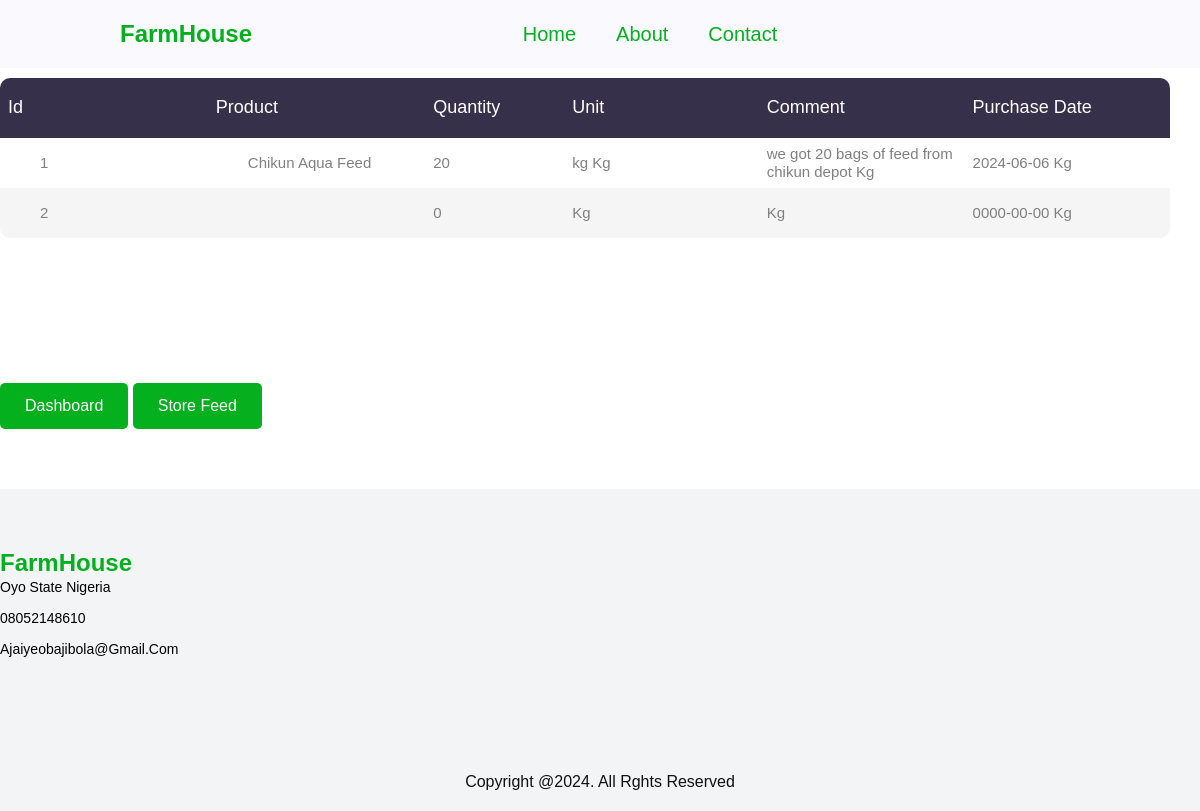
The page /admin/stockdisplay.php (signed in) on the database its author committed.
### tables this page shows
CREATE TABLE `feed_stock` (
  `id` int(11) NOT NULL,
  `product` varchar(250) NOT NULL,
  `quantity` int(100) NOT NULL,
  `unit` varchar(2) NOT NULL,
  `date` date NOT NULL,
  `comment` varchar(250) NOT NULL
);

### admin/stockdisplay.php (the view, shortened to what this page needs)
<?php
require_once "../config.php";
$sql = " SELECT id, product, unit, quantity, date, comment from feed_stock";
$stmt =  mysqli_prepare($link, $sql);
if($stmt) {
    mysqli_stmt_execute($stmt);
    $result  = mysqli_stmt_get_result($stmt);
    $farm = [];
    if ($result) {
        while ($row = mysqli_fetch_assoc($result)) {
            $farm[] = $row;
        }
    }
    else {
        echo "error" . mysqli_error($link);
    }
}
?>
    <!DOCTYPE html>
<html lang="en">
<head>
    <link rel="stylesheet" href="../style.css">
</head>
<body>
    <header>
        <a href="" class="logo">
            <h2>FarmHouse </h2>
        </a>
        <ul class="navmenu">
            <li><a href="../index.html">Home</a></li>
            <li><a href="">About</a></li>
            <li><a href="">Contact</a></li>
        </ul>
        <div class="nav-icon">
        <a href=""><i class="fa-solid fa-film"></i></a>
        </div>
    </header>
    <h4>Welcome Farmer <b><?php echo isset($_SESSION["email"]) ? htmlspecialchars($_SESSION["email"]) : "Unknown"; ?></b></h4>
<section>
        <div class="limiter">
            <div class="container-table100">
                <div class="wrap-table100">
                    <div class="table100">
                        <table>
                            <thead>
                            <tr class="table100-head">
                                    <th>Id</th>
                                    <th>Product </th>
                                    <th>Quantity</th>
                                    <th>Unit</th>
                                    <th>Comment</th>
                                    <th>Purchase Date</th>
                                </tr>
                            </thead>
                            <tbody>
                            <?php foreach($farm as $rows): ?>
                                <tr>
                                <td class="column1"> <?php echo ($rows['id']); ?></td>
                                <td class="column1"> <?php echo ($rows['product']); ?></td>
                                <td class="column2"> <?php echo ($rows['quantity']); ?></td>
                                <td class="column3"> <?php echo ($rows['unit']); ?> Kg</td>
                                <td class="column3"> <?php echo ($rows['comment']); ?> Kg</td>
                                <td class="column3"> <?php echo ($rows['date']); ?> Kg</td>
                            </tr>
                            <?php endforeach; ?>
                            </tbody>
                        </table>
                    </div>
                </div>
            </div>
        </div>
    </section>
    <section>
<a href="dashboard.php">
    <button class="formbold-btn">Dashboard</button>
</a>
<a href="feed_store.php">
    <button class="formbold-btn">Store Feed</button>
</a>
</section>
    <section class="contact">
        <div class="contact-info">
            <div class="first-info">
                <a href="" class="logo">
                    <h2>FarmHouse</h2>
                </a>
                <p>Oyo State Nigeria</p>
                <p>08052148610</p>
                <p>ajaiyeobajibola@gmail.com</p>
                <div class="social-icon">
                    <a href=""><i class="fa-brands fa-facebook"></i></a>
                    <a href=""><i class="fa-brands fa-twitter"></i></a>
                    <a href=""><i class="fa-brands fa-instagram"></i></a>
                    <a href=""><i class="fa-brands fa-tiktok"></i></a>
                </div>
            </div>
    </section>
    <div class="end-text">
        <p> Copyright @2024. All Rghts Reserved</p>
    </div>
</body>
</html>

### style.css (style rules this page uses)
* { padding: 0; margin: 0; box-sizing: border-box; scroll-behavior: smooth; font-family: "Jost", sans-serif; list-style: none; text-decoration: none; }
:root { --pri-1: #efefef; --sec-1: #04041b; --ter-1: #f9f9fe #0000ee; }
header { position: fixed; width: 100%; top: 0; right: 0; z-index: 1000; display: flex; align-items: center; justify-content: space-between; padding: 20px 10%; background: #f9f9fe; }
.logo h2 { max-width: 120px; height: auto; color: #04b01d; }
.navmenu { display: flex; }
.navmenu a { color: #04b01d; font-size: 20px; text-transform: capitalize; padding: 10px 20px; font-weight: 400; transition: all .42s ease; }
.nav-icon { display: flex; align-items: center; justify-content: space-between; }
section { padding: 5% 10%; }
.contact { background-color: #f3f4f6; }
.contact-info { display: grid; grid-template-columns: repeat(auto-fit, minmax(60px, auto)); gap: 3rem; }
.first-info a { width: 140px; height: auto; }
.contact-info p { font-size: 14px; font-weight: 400; text-transform: capitalize; margin-bottom: 10px; line-height: 1.5; cursor: pointer; transition: all .42s; }
.end-text { background-color: #f3f4f6; text-align: center; padding: 20px; }
.end-text p { color: #111; text-transform: capitalize; }
.limiter { width: 100%; margin: 0 auto; }
.wrap-table100 { width:1170px; }
table { border-spacing: 1; border-collapse: collapse; background-color: #fff; border-radius: 10px; overflow: hidden; width: 100%; margin: 0 auto; position: relative; }
table * { position: relative; }
table td, table th { padding-left: 8px; }
table thead tr { height: 60px; background: #36304a; }
table tbody tr { height: 50px; }
table tbody tr:last-child { border: 0; }
table td, table th { text-align: left; }
.table100-head th { font-size:18px;color:#fff; line-height:1.2; font-weight:unset; }
tbody tr:nth-child(even) { background-color:#f5f5f5; }
tbody tr { font-size:15px; color:gray; line-height:1.2; font-weight:unset; }
.column1 { width:260px; padding-left:40px; }
.column2 { width:160px; }
.column3 { width:245px; }
.formbold-btn { font-size: 16px; border-radius: 5px; padding: 14px 25px; border: none; font-weight: 500; background-color: #04b01d; color: white; cursor: pointer; margin-top: 25px; }
a, a:active, a:focus { color: #6f6f6f; text-decoration: none; transition-timing-function: ease-in-out; -ms-transition-timing-function: ease-in-out; -moz-transition-timing-function: ease-in-out; -webkit-transition-timing-function: ease-in-out; -o-transition-timing-function: ease-in-out; transition-duration: .2s; -ms-transition-duration: .2s; -moz-transition-duration: .2s; -webkit-transition-duration: .2s; -o-transition-duration: .2s; }
ul { margin: 0; padding: 0; list-style: none; }
section { padding: 60px 0; }

### rows shown on the page
feed_stock: id "1", product "Chikun Aqua Feed", quantity "20", unit "kg", comment "we got 20 bags of feed from chikun depot", date "2024-06-06"
feed_stock: id "2", quantity "0", date "0000-00-00"
